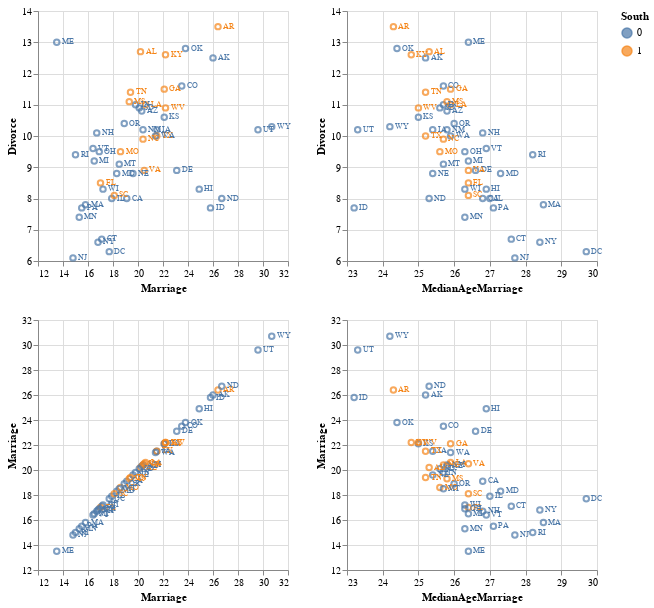

Here is the notebook cell this chart was saved with:
### Code cell
points_chart = (
    alt.Chart(waffle_df)
    .mark_point()
    .encode(
        alt.X(alt.repeat("column"), type="quantitative", scale=alt.Scale(zero=False)),
        alt.Y(alt.repeat("row"), type="quantitative", scale=alt.Scale(zero=False)),
        color="South:N",
    )
    .properties(
        width=250,
        height=250,
    )
)

label_chart = points_chart.mark_text(
    align="left", baseline="middle", dx=5, size=8
).encode(text="Loc")

(points_chart + label_chart).repeat(
    row=["Divorce", "Marriage"], column=["Marriage", "MedianAgeMarriage"]
)

### Figure 1 — Vega-Lite specification as saved in the notebook (floating-point values rounded to 4 significant figures)
{"$schema": "https://vega.github.io/schema/vega-lite/v5.20.1.json", "config": {"view": {"continuousHeight": 300, "continuousWidth": 300}}, "datasets": {"data-867c4855ed8d5e3111b9f1d7034f8fb7": [{"Divorce": 12.7, "Divorce SE": 0.79, "Loc": "AL", "Location": "Alabama", "Marriage": 20.2, "Marriage SE": 1.27, "MedianAgeMarriage": 25.3, "Population": 4.78, "Population1860": 964201, "PropSlaves1860": 0.45, "Slaves1860": 435080, "South": 1, "WaffleHouses": 128}, {"Divorce": 12.5, "Divorce SE": 2.05, "Loc": "AK", "Location": "Alaska", "Marriage": 26, "Marriage SE": 2.93, "MedianAgeMarriage": 25.2, "Population": 0.71, "Population1860": 0, "PropSlaves1860": 0, "Slaves1860": 0, "South": 0, "WaffleHouses": 0}, {"Divorce": 10.8, "Divorce SE": 0.74, "Loc": "AZ", "Location": "Arizona", "Marriage": 20.3, "Marriage SE": 0.98, "MedianAgeMarriage": 25.8, "Population": 6.33, "Population1860": 0, "PropSlaves1860": 0, "Slaves1860": 0, "South": 0, "WaffleHouses": 18}, {"Divorce": 13.5, "Divorce SE": 1.22, "Loc": "AR", "Location": "Arkansas", "Marriage": 26.4, "Marriage SE": 1.7, "MedianAgeMarriage": 24.3, "Population": 2.92, "Population1860": 435450, "PropSlaves1860": 0.26, "Slaves1860": 111115, "South": 1, "WaffleHouses": 41}, {"Divorce": 8, "Divorce SE": 0.24, "Loc": "CA", "Location": "California", "Marriage": 19.1, "Marriage SE": 0.39, "MedianAgeMarriage": 26.8, "Population": 37.25, "Population1860": 379994, "PropSlaves1860": 0, "Slaves1860": 0, "South": 0, "WaffleHouses": 0}, {"Divorce": 11.6, "Divorce SE": 0.94, "Loc": "CO", "Location": "Colorado", "Marriage": 23.5, "Marriage SE": 1.24, "MedianAgeMarriage": 25.7, "Population": 5.03, "Population1860": 34277, "PropSlaves1860": 0, "Slaves1860": 0, "South": 0, "WaffleHouses": 11}, {"Divorce": 6.7, "Divorce SE": 0.77, "Loc": "CT", "Location": "Connecticut", "Marriage": 17.1, "Marriage SE": 1.06, "MedianAgeMarriage": 27.6, "Population": 3.57, "Population1860": 460147, "PropSlaves1860": 0, "Slaves1860": 0, "South": 0, "WaffleHouses": 0}, {"Divorce": 8.9, "Divorce SE": 1.39, "Loc": "DE", "Location": "Delaware", "Marriage": 23.1, "Marriage SE": 2.89, "MedianAgeMarriage": 26.6, "Population": 0.9, "Population1860": 112216, "PropSlaves1860": 0.016, "Slaves1860": 1798, "South": 0, "WaffleHouses": 3}, {"Divorce": 6.3, "Divorce SE": 1.89, "Loc": "DC", "Location": "District of Columbia", "Marriage": 17.7, "Marriage SE": 2.53, "MedianAgeMarriage": 29.7, "Population": 0.6, "Population1860": 75080, "PropSlaves1860": 0, "Slaves1860": 0, "South": 0, "WaffleHouses": 0}, {"Divorce": 8.5, "Divorce SE": 0.32, "Loc": "FL", "Location": "Florida", "Marriage": 17, "Marriage SE": 0.58, "MedianAgeMarriage": 26.4, "Population": 18.8, "Population1860": 140424, "PropSlaves1860": 0.44, "Slaves1860": 61745, "South": 1, "WaffleHouses": 133}, {"Divorce": 11.5, "Divorce SE": 0.58, "Loc": "GA", "Location": "Georgia", "Marriage": 22.1, "Marriage SE": 0.81, "MedianAgeMarriage": 25.9, "Population": 9.69, "Population1860": 1057286, "PropSlaves1860": 0.44, "Slaves1860": 462198, "South": 1, "WaffleHouses": 381}, {"Divorce": 8.3, "Divorce SE": 1.27, "Loc": "HI", "Location": "Hawaii", "Marriage": 24.9, "Marriage SE": 2.54, "MedianAgeMarriage": 26.9, "Population": 1.36, "Population1860": 0, "PropSlaves1860": 0, "Slaves1860": 0, "South": 0, "WaffleHouses": 0}, {"Divorce": 7.7, "Divorce SE": 1.05, "Loc": "ID", "Location": "Idaho", "Marriage": 25.8, "Marriage SE": 1.84, "MedianAgeMarriage": 23.2, "Population": 1.57, "Population1860": 0, "PropSlaves1860": 0, "Slaves1860": 0, "South": 0, "WaffleHouses": 0}, {"Divorce": 8, "Divorce SE": 0.45, "Loc": "IL", "Location": "Illinois", "Marriage": 17.9, "Marriage SE": 0.58, "MedianAgeMarriage": 27, "Population": 12.83, "Population1860": 1711951, "PropSlaves1860": 0, "Slaves1860": 0, "South": 0, "WaffleHouses": 2}, {"Divorce": 11, "Divorce SE": 0.63, "Loc": "IN", "Location": "Indiana", "Marriage": 19.8, "Marriage SE": 0.81, "MedianAgeMarriage": 25.7, "Population": 6.48, "Population1860": 1350428, "PropSlaves1860": 0, "Slaves1860": 0, "South": 0, "WaffleHouses": 17}, {"Divorce": 10.2, "Divorce SE": 0.91, "Loc": "IA", "Location": "Iowa", "Marriage": 21.5, "Marriage SE": 1.46, "MedianAgeMarriage": 25.4, "Population": 3.05, "Population1860": 674913, "PropSlaves1860": 0, "Slaves1860": 0, "South": 0, "WaffleHouses": 0}, {"Divorce": 10.6, "Divorce SE": 1.09, "Loc": "KS", "Location": "Kansas", "Marriage": 22.1, "Marriage SE": 1.48, "MedianAgeMarriage": 25, "Population": 2.85, "Population1860": 107206, "PropSlaves1860": 1.9e-05, "Slaves1860": 2, "South": 0, "WaffleHouses": 6}, {"Divorce": 12.6, "Divorce SE": 0.75, "Loc": "KY", "Location": "Kentucky", "Marriage": 22.2, "Marriage SE": 1.11, "MedianAgeMarriage": 24.8, "Population": 4.34, "Population1860": 1155684, "PropSlaves1860": 0, "Slaves1860": 225483, "South": 1, "WaffleHouses": 64}, {"Divorce": 11, "Divorce SE": 0.89, "Loc": "LA", "Location": "Louisiana", "Marriage": 20.6, "Marriage SE": 1.19, "MedianAgeMarriage": 25.9, "Population": 4.53, "Population1860": 708002, "PropSlaves1860": 0.47, "Slaves1860": 331726, "South": 1, "WaffleHouses": 66}, {"Divorce": 13, "Divorce SE": 1.48, "Loc": "ME", "Location": "Maine", "Marriage": 13.5, "Marriage SE": 1.4, "MedianAgeMarriage": 26.4, "Population": 1.33, "Population1860": 628279, "PropSlaves1860": 0, "Slaves1860": 0, "South": 0, "WaffleHouses": 0}, {"Divorce": 8.8, "Divorce SE": 0.69, "Loc": "MD", "Location": "Maryland", "Marriage": 18.3, "Marriage SE": 1.02, "MedianAgeMarriage": 27.3, "Population": 5.77, "Population1860": 687049, "PropSlaves1860": 0.13, "Slaves1860": 87189, "South": 0, "WaffleHouses": 11}, {"Divorce": 7.8, "Divorce SE": 0.52, "Loc": "MA", "Location": "Massachusetts", "Marriage": 15.8, "Marriage SE": 0.7, "MedianAgeMarriage": 28.5, "Population": 6.55, "Population1860": 1231066, "PropSlaves1860": 0, "Slaves1860": 0, "South": 0, "WaffleHouses": 0}, {"Divorce": 9.2, "Divorce SE": 0.53, "Loc": "MI", "Location": "Michigan", "Marriage": 16.5, "Marriage SE": 0.69, "MedianAgeMarriage": 26.4, "Population": 9.88, "Population1860": 749113, "PropSlaves1860": 0, "Slaves1860": 0, "South": 0, "WaffleHouses": 0}, {"Divorce": 7.4, "Divorce SE": 0.6, "Loc": "MN", "Location": "Minnesota", "Marriage": 15.3, "Marriage SE": 0.77, "MedianAgeMarriage": 26.3, "Population": 5.3, "Population1860": 172023, "PropSlaves1860": 0, "Slaves1860": 0, "South": 0, "WaffleHouses": 0}, {"Divorce": 11.1, "Divorce SE": 1.01, "Loc": "MS", "Location": "Mississippi", "Marriage": 19.3, "Marriage SE": 1.54, "MedianAgeMarriage": 25.8, "Population": 2.97, "Population1860": 791305, "PropSlaves1860": 0.55, "Slaves1860": 436631, "South": 1, "WaffleHouses": 72}, {"Divorce": 9.5, "Divorce SE": 0.67, "Loc": "MO", "Location": "Missouri", "Marriage": 18.6, "Marriage SE": 0.81, "MedianAgeMarriage": 25.6, "Population": 5.99, "Population1860": 1182012, "PropSlaves1860": 0.097, "Slaves1860": 114931, "South": 1, "WaffleHouses": 39}, {"Divorce": 9.1, "Divorce SE": 1.71, "Loc": "MT", "Location": "Montana", "Marriage": 18.5, "Marriage SE": 2.31, "MedianAgeMarriage": 25.7, "Population": 0.99, "Population1860": 0, "PropSlaves1860": 0, "Slaves1860": 0, "South": 0, "WaffleHouses": 0}, {"Divorce": 8.8, "Divorce SE": 0.94, "Loc": "NE", "Location": "Nebraska", "Marriage": 19.6, "Marriage SE": 1.44, "MedianAgeMarriage": 25.4, "Population": 1.83, "Population1860": 28841, "PropSlaves1860": 0.00052, "Slaves1860": 15, "South": 0, "WaffleHouses": 0}, {"Divorce": 10.1, "Divorce SE": 1.61, "Loc": "NH", "Location": "New Hampshire", "Marriage": 16.7, "Marriage SE": 1.76, "MedianAgeMarriage": 26.8, "Population": 1.32, "Population1860": 326073, "PropSlaves1860": 0, "Slaves1860": 0, "South": 0, "WaffleHouses": 0}, {"Divorce": 6.1, "Divorce SE": 0.46, "Loc": "NJ", "Location": "New Jersey", "Marriage": 14.8, "Marriage SE": 0.59, "MedianAgeMarriage": 27.7, "Population": 8.79, "Population1860": 672035, "PropSlaves1860": 2.7e-05, "Slaves1860": 18, "South": 0, "WaffleHouses": 0}, {"Divorce": 10.2, "Divorce SE": 1.11, "Loc": "NM", "Location": "New Mexico", "Marriage": 20.4, "Marriage SE": 1.9, "MedianAgeMarriage": 25.8, "Population": 2.06, "Population1860": 93516, "PropSlaves1860": 0, "Slaves1860": 0, "South": 0, "WaffleHouses": 2}, {"Divorce": 6.6, "Divorce SE": 0.31, "Loc": "NY", "Location": "New York", "Marriage": 16.8, "Marriage SE": 0.47, "MedianAgeMarriage": 28.4, "Population": 19.38, "Population1860": 3880735, "PropSlaves1860": 0, "Slaves1860": 0, "South": 0, "WaffleHouses": 0}, {"Divorce": 9.9, "Divorce SE": 0.48, "Loc": "NC", "Location": "North Carolina", "Marriage": 20.4, "Marriage SE": 0.98, "MedianAgeMarriage": 25.7, "Population": 9.54, "Population1860": 992622, "PropSlaves1860": 0.33, "Slaves1860": 331059, "South": 1, "WaffleHouses": 142}, {"Divorce": 8, "Divorce SE": 1.44, "Loc": "ND", "Location": "North Dakota", "Marriage": 26.7, "Marriage SE": 2.93, "MedianAgeMarriage": 25.3, "Population": 0.67, "Population1860": 0, "PropSlaves1860": 0, "Slaves1860": 0, "South": 0, "WaffleHouses": 0}, {"Divorce": 9.5, "Divorce SE": 0.45, "Loc": "OH", "Location": "Ohio", "Marriage": 16.9, "Marriage SE": 0.61, "MedianAgeMarriage": 26.3, "Population": 11.54, "Population1860": 2339511, "PropSlaves1860": 0, "Slaves1860": 0, "South": 0, "WaffleHouses": 64}, {"Divorce": 12.8, "Divorce SE": 1.01, "Loc": "OK", "Location": "Oklahoma", "Marriage": 23.8, "Marriage SE": 1.29, "MedianAgeMarriage": 24.4, "Population": 3.75, "Population1860": 0, "PropSlaves1860": 0, "Slaves1860": 0, "South": 0, "WaffleHouses": 16}, {"Divorce": 10.4, "Divorce SE": 0.8, "Loc": "OR", "Location": "Oregon", "Marriage": 18.9, "Marriage SE": 1.1, "MedianAgeMarriage": 26, "Population": 3.83, "Population1860": 52465, "PropSlaves1860": 0, "Slaves1860": 0, "South": 0, "WaffleHouses": 0}, {"Divorce": 7.7, "Divorce SE": 0.43, "Loc": "PA", "Location": "Pennsylvania", "Marriage": 15.5, "Marriage SE": 0.48, "MedianAgeMarriage": 27.1, "Population": 12.7, "Population1860": 2906215, "PropSlaves1860": 0, "Slaves1860": 0, "South": 0, "WaffleHouses": 11}, {"Divorce": 9.4, "Divorce SE": 1.79, "Loc": "RI", "Location": "Rhode Island", "Marriage": 15, "Marriage SE": 2.11, "MedianAgeMarriage": 28.2, "Population": 1.05, "Population1860": 174620, "PropSlaves1860": 0, "Slaves1860": 0, "South": 0, "WaffleHouses": 0}, {"Divorce": 8.1, "Divorce SE": 0.7, "Loc": "SC", "Location": "South Carolina", "Marriage": 18.1, "Marriage SE": 1.18, "MedianAgeMarriage": 26.4, "Population": 4.63, "Population1860": 703708, "PropSlaves1860": 0.57, "Slaves1860": 402406, "South": 1, "WaffleHouses": 144}, {"Divorce": 10.9, "Divorce SE": 2.5, "Loc": "SD", "Location": "South Dakota", "Marriage": 20.1, "Marriage SE": 2.64, "MedianAgeMarriage": 25.6, "Population": 0.81, "Population1860": 4837, "PropSlaves1860": 0, "Slaves1860": 0, "South": 0, "WaffleHouses": 0}, {"Divorce": 11.4, "Divorce SE": 0.75, "Loc": "TN", "Location": "Tennessee", "Marriage": 19.4, "Marriage SE": 0.85, "MedianAgeMarriage": 25.2, "Population": 6.35, "Population1860": 1109801, "PropSlaves1860": 0.2, "Slaves1860": 275719, "South": 1, "WaffleHouses": 103}, {"Divorce": 10, "Divorce SE": 0.35, "Loc": "TX", "Location": "Texas", "Marriage": 21.5, "Marriage SE": 0.61, "MedianAgeMarriage": 25.2, "Population": 25.15, "Population1860": 604215, "PropSlaves1860": 0.3, "Slaves1860": 182566, "South": 1, "WaffleHouses": 99}, {"Divorce": 10.2, "Divorce SE": 0.93, "Loc": "UT", "Location": "Utah", "Marriage": 29.6, "Marriage SE": 1.77, "MedianAgeMarriage": 23.3, "Population": 2.76, "Population1860": 40273, "PropSlaves1860": 0, "Slaves1860": 0, "South": 0, "WaffleHouses": 0}, {"Divorce": 9.6, "Divorce SE": 1.87, "Loc": "VT", "Location": "Vermont", "Marriage": 16.4, "Marriage SE": 2.4, "MedianAgeMarriage": 26.9, "Population": 0.63, "Population1860": 315098, "PropSlaves1860": 0, "Slaves1860": 0, "South": 0, "WaffleHouses": 0}, {"Divorce": 8.9, "Divorce SE": 0.52, "Loc": "VA", "Location": "Virginia", "Marriage": 20.5, "Marriage SE": 0.83, "MedianAgeMarriage": 26.4, "Population": 8, "Population1860": 1219630, "PropSlaves1860": 0.4, "Slaves1860": 490865, "South": 1, "WaffleHouses": 40}, {"Divorce": 10, "Divorce SE": 0.65, "Loc": "WA", "Location": "Washington", "Marriage": 21.4, "Marriage SE": 1, "MedianAgeMarriage": 25.9, "Population": 6.72, "Population1860": 11594, "PropSlaves1860": 0, "Slaves1860": 0, "South": 0, "WaffleHouses": 0}, {"Divorce": 10.9, "Divorce SE": 1.34, "Loc": "WV", "Location": "West Virginia", "Marriage": 22.2, "Marriage SE": 1.69, "MedianAgeMarriage": 25, "Population": 1.85, "Population1860": 376688, "PropSlaves1860": 0.049, "Slaves1860": 18371, "South": 1, "WaffleHouses": 4}, {"Divorce": 8.3, "Divorce SE": 0.57, "Loc": "WI", "Location": "Wisconsin", "Marriage": 17.2, "Marriage SE": 0.79, "MedianAgeMarriage": 26.3, "Population": 5.69, "Population1860": 775881, "PropSlaves1860": 0, "Slaves1860": 0, "South": 0, "WaffleHouses": 0}, {"Divorce": 10.3, "Divorce SE": 1.9, "Loc": "WY", "Location": "Wyoming", "Marriage": 30.7, "Marriage SE": 3.92, "MedianAgeMarriage": 24.2, "Population": 0.56, "Population1860": 0, "PropSlaves1860": 0, "Slaves1860": 0, "South": 0, "WaffleHouses": 0}]}, "repeat": {"column": ["Marriage", "MedianAgeMarriage"], "row": ["Divorce", "Marriage"]}, "spec": {"data": {"name": "data-867c4855ed8d5e3111b9f1d7034f8fb7"}, "height": 250, "layer": [{"encoding": {"color": {"field": "South", "type": "nominal"}, "x": {"field": {"repeat": "column"}, "scale": {"zero": false}, "type": "quantitative"}, "y": {"field": {"repeat": "row"}, "scale": {"zero": false}, "type": "quantitative"}}, "mark": {"type": "point"}}, {"encoding": {"color": {"field": "South", "type": "nominal"}, "text": {"field": "Loc", "type": "nominal"}, "x": {"field": {"repeat": "column"}, "scale": {"zero": false}, "type": "quantitative"}, "y": {"field": {"repeat": "row"}, "scale": {"zero": false}, "type": "quantitative"}}, "mark": {"align": "left", "baseline": "middle", "dx": 5, "size": 8, "type": "text"}}], "width": 250}}
